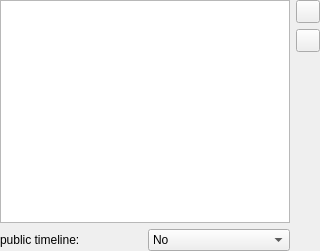
<?xml version="1.0" encoding="UTF-8"?>
<ui version="4.0">
 <class>Accounts</class>
 <widget class="QWidget" name="Accounts">
  <property name="geometry">
   <rect>
    <x>0</x>
    <y>0</y>
    <width>320</width>
    <height>251</height>
   </rect>
  </property>
  <property name="windowTitle">
   <string>Form</string>
  </property>
  <layout class="QHBoxLayout" name="horizontalLayout_2">
   <property name="margin">
    <number>0</number>
   </property>
   <item>
    <layout class="QVBoxLayout" name="verticalLayout">
     <property name="spacing">
      <number>6</number>
     </property>
     <item>
      <widget class="AccountsView" name="accountsView">
       <property name="horizontalScrollBarPolicy">
        <enum>Qt::ScrollBarAsNeeded</enum>
       </property>
       <property name="selectionMode">
        <enum>QAbstractItemView::SingleSelection</enum>
       </property>
       <property name="selectionBehavior">
        <enum>QAbstractItemView::SelectRows</enum>
       </property>
       <property name="indentation">
        <number>0</number>
       </property>
       <property name="itemsExpandable">
        <bool>false</bool>
       </property>
       <property name="wordWrap">
        <bool>true</bool>
       </property>
       <property name="expandsOnDoubleClick">
        <bool>false</bool>
       </property>
      </widget>
     </item>
     <item>
      <layout class="QHBoxLayout" name="horizontalLayout">
       <item>
        <widget class="QLabel" name="publicTimelineLabel">
         <property name="text">
          <string>public timeline:</string>
         </property>
        </widget>
       </item>
       <item>
        <widget class="QComboBox" name="publicTimelineComboBox">
         <item>
          <property name="text">
           <string>No</string>
          </property>
         </item>
         <item>
          <property name="text">
           <string>Twitter</string>
          </property>
         </item>
         <item>
          <property name="text">
           <string>Identi.ca</string>
          </property>
         </item>
         <item>
          <property name="text">
           <string>Both</string>
          </property>
         </item>
        </widget>
       </item>
      </layout>
     </item>
    </layout>
   </item>
   <item>
    <layout class="QVBoxLayout" name="verticalLayout_4">
     <item>
      <widget class="QToolButton" name="addAccountButton">
       <property name="icon">
        <iconset resource="../res/resources.qrc">
         <normaloff>:/icons/add_48.png</normaloff>:/icons/add_48.png</iconset>
       </property>
      </widget>
     </item>
     <item>
      <widget class="QToolButton" name="deleteAccountButton">
       <property name="icon">
        <iconset resource="../res/resources.qrc">
         <normaloff>:/icons/cancel_48.png</normaloff>:/icons/cancel_48.png</iconset>
       </property>
      </widget>
     </item>
     <item>
      <spacer name="verticalSpacer_3">
       <property name="orientation">
        <enum>Qt::Vertical</enum>
       </property>
       <property name="sizeHint" stdset="0">
        <size>
         <width>20</width>
         <height>40</height>
        </size>
       </property>
      </spacer>
     </item>
    </layout>
   </item>
  </layout>
 </widget>
 <customwidgets>
  <customwidget>
   <class>AccountsView</class>
   <extends>QTreeView</extends>
   <header>accountsview.h</header>
  </customwidget>
 </customwidgets>
 <resources>
  <include location="../res/resources.qrc"/>
 </resources>
 <connections/>
</ui>
